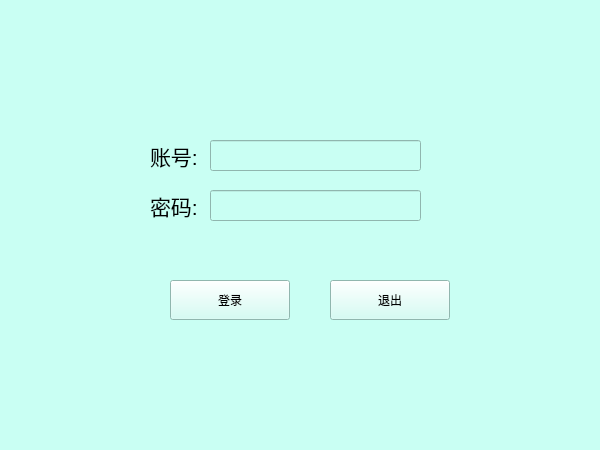
<?xml version="1.0" encoding="UTF-8"?>
<ui version="4.0">
 <class>Widget</class>
 <widget class="QWidget" name="Widget">
  <property name="geometry">
   <rect>
    <x>0</x>
    <y>0</y>
    <width>600</width>
    <height>450</height>
   </rect>
  </property>
  <property name="windowTitle">
   <string>Widget</string>
  </property>
  <property name="styleSheet">
   <string notr="true">background-color: rgb(252, 233, 79);
background-color: rgb(201, 255, 243);</string>
  </property>
  <widget class="QPushButton" name="pushButton">
   <property name="geometry">
    <rect>
     <x>170</x>
     <y>280</y>
     <width>120</width>
     <height>40</height>
    </rect>
   </property>
   <property name="text">
    <string>登录</string>
   </property>
  </widget>
  <widget class="QPushButton" name="pushButton_2">
   <property name="geometry">
    <rect>
     <x>330</x>
     <y>280</y>
     <width>120</width>
     <height>40</height>
    </rect>
   </property>
   <property name="text">
    <string>退出</string>
   </property>
  </widget>
  <widget class="QLabel" name="label">
   <property name="geometry">
    <rect>
     <x>150</x>
     <y>140</y>
     <width>51</width>
     <height>31</height>
    </rect>
   </property>
   <property name="text">
    <string>&lt;html&gt;&lt;head/&gt;&lt;body&gt;&lt;p&gt;&lt;span style=&quot; font-size:16pt;&quot;&gt;账号:&lt;/span&gt;&lt;/p&gt;&lt;/body&gt;&lt;/html&gt;</string>
   </property>
  </widget>
  <widget class="QLineEdit" name="lineEdit">
   <property name="geometry">
    <rect>
     <x>210</x>
     <y>140</y>
     <width>211</width>
     <height>31</height>
    </rect>
   </property>
  </widget>
  <widget class="QLabel" name="label_2">
   <property name="geometry">
    <rect>
     <x>150</x>
     <y>190</y>
     <width>51</width>
     <height>31</height>
    </rect>
   </property>
   <property name="text">
    <string>&lt;html&gt;&lt;head/&gt;&lt;body&gt;&lt;p&gt;&lt;span style=&quot; font-size:16pt;&quot;&gt;密码:&lt;/span&gt;&lt;/p&gt;&lt;/body&gt;&lt;/html&gt;</string>
   </property>
  </widget>
  <widget class="QLineEdit" name="lineEdit_2">
   <property name="geometry">
    <rect>
     <x>210</x>
     <y>190</y>
     <width>211</width>
     <height>31</height>
    </rect>
   </property>
   <property name="echoMode">
    <enum>QLineEdit::Password</enum>
   </property>
   <property name="readOnly">
    <bool>false</bool>
   </property>
  </widget>
 </widget>
 <resources/>
 <connections/>
</ui>
